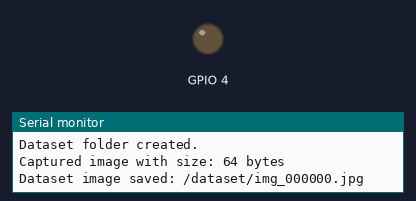
A sketch run on a simulated ESP32. On the bench: output pins drawn as LEDs (lit = HIGH), the last lines printed to the serial monitor. Storage starts empty; the camera gives no picture.

Above: at 5.5 s.
At 8.13 s:
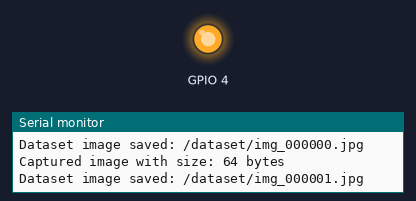
Timing chart, 0 to 9.6 s (numbered marks = the images above):
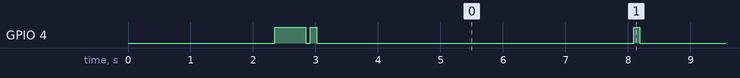

The sketch:

sketch_mar17b.ino
```cpp
#include <Arduino.h>
#include "esp_camera.h"
#include "FS.h"
#include "SD_MMC.h"
#include "SPI.h"

// Camera configuration ESP32-CAM board (AI Thinker variant)
camera_config_t config = {
  .pin_pwdn       = 32,
  .pin_reset      = -1, // Not used
  .pin_xclk       = 0,
  .pin_sscb_sda   = 26,
  .pin_sscb_scl   = 27,
  .pin_d7         = 35,
  .pin_d6         = 34,
  .pin_d5         = 39,
  .pin_d4         = 36,
  .pin_d3         = 21,
  .pin_d2         = 19,
  .pin_d1         = 18,
  .pin_d0         = 5,
  .pin_vsync      = 25,
  .pin_href       = 23,
  .pin_pclk       = 22,
  .xclk_freq_hz   = 20000000,
  .ledc_timer     = LEDC_TIMER_0,
  .ledc_channel   = LEDC_CHANNEL_0,
  .pixel_format   = PIXFORMAT_JPEG,
  .frame_size     = FRAMESIZE_QQVGA,
  .jpeg_quality   = 12,
  .fb_count       = 1
};

uint32_t imageCounter = 0; //

bool mountSDCard() {
  const int maxAttempts = 3;
  int attempts = 0;
  while (attempts < maxAttempts) {
    Serial.printf("Attempting to mount SD card (attempt %d)...\n", attempts + 1);
    if (SD_MMC.begin("/sdcard", false)) {
      Serial.println("SD card mounted successfully!");
      return true;
    } else {
      Serial.println("SD_MMC Mount Failed, retrying...");
      attempts++;
      delay(2000);
    }
  }
  Serial.println("SD_MMC Mount Failed after retries");
  return false;
}

void createDatasetFolder() {
  if (!SD_MMC.exists("/dataset")) {
    if (SD_MMC.mkdir("/dataset")) {
      Serial.println("Dataset folder created.");
    } else {
      Serial.println("Failed to create dataset folder.");
    }
  } else {
    Serial.println("Dataset folder already exists.");
  }
}

void listDir(fs::FS &fs, const char * dirname, uint8_t levels) {
  Serial.printf("Listing directory: %s\n", dirname);
  File root = fs.open(dirname);
  if (!root) {
    Serial.println("Failed to open directory");
    return;
  }
  if (!root.isDirectory()) {
    Serial.println("Not a directory");
    return;
  }

  File file = root.openNextFile();
  while (file) {
    if (file.isDirectory()) {
      Serial.print("  DIR : ");
      Serial.println(file.name());
      if (levels) {
        listDir(fs, file.name(), levels - 1);
      }
    } else {
      Serial.print("  FILE: ");
      Serial.print(file.name());
      Serial.print("\tSIZE: ");
      Serial.println(file.size());
    }
    file = root.openNextFile();
  }
}

void setup() {
  Serial.begin(115200);
  delay(2000);
  Serial.println("Starting dataset collection setup...");

  esp_err_t err = esp_camera_init(&config);
  if (err != ESP_OK) {
    Serial.printf("Camera init failed with error 0x%x\n", err);
    return;
  }

  Serial.println("Camera initialized successfully!");
  if (!mountSDCard()) {
    return;
  }

  File testFile = SD_MMC.open("/test.txt", FILE_WRITE);
  if (testFile) {
    testFile.println("This is a test file.");
    testFile.close();
    Serial.println("Test file written successfully!");
  } else {
    Serial.println("Failed to open test file for writing");
  }

  listDir(SD_MMC, "/", 0);

  createDatasetFolder();

  pinMode(4, OUTPUT);
  digitalWrite(4, HIGH);
  delay(500);
  digitalWrite(4, LOW);
}

void loop() {
  camera_fb_t *fb = esp_camera_fb_get();
  if (!fb) {
    Serial.println("Camera capture failed");
    delay(2000);
    return;
  }

  Serial.printf("Captured image with size: %d bytes\n", fb->len);

  char filename[30];
  sprintf(filename, "/dataset/img_%06lu.jpg", imageCounter++);

  if (SD_MMC.exists(filename)) {
    SD_MMC.remove(filename);
    delay(100);
  }

  File file = SD_MMC.open(filename, FILE_WRITE);
  if (!file) {
    Serial.printf("Failed to open file %s in writing mode\n", filename);
  } else {
    file.write(fb->buf, fb->len);
    Serial.printf("Dataset image saved: %s\n", filename);
    file.close();

    digitalWrite(4, HIGH);
    delay(100); // LED
    digitalWrite(4, LOW);
  }

  esp_camera_fb_return(fb);

  delay(5000);
}
```

Measured:
- by itself, GPIO 4: repeats every 5.2 s: HIGH 0.10 s, LOW 5.1 s
